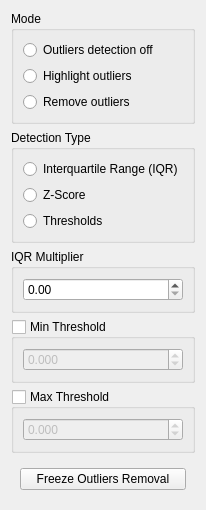
<?xml version="1.0" encoding="UTF-8"?>
<ui version="4.0">
 <author>Anton Rau</author>
 <class>OutliersWidget</class>
 <widget class="QWidget" name="OutliersWidget">
  <layout class="QVBoxLayout" name="verticalLayout">
   <item>
    <widget class="QGroupBox" name="groupBoxMode">
     <property name="title">
      <string>Mode</string>
     </property>
     <layout class="QVBoxLayout" name="verticalLayout_6">
      <item>
       <widget class="QRadioButton" name="radioButtonDetectionOff">
        <property name="text">
         <string>Outliers detection off</string>
        </property>
       </widget>
      </item>
      <item>
       <widget class="QRadioButton" name="radioButtonHighlightOutliers">
        <property name="text">
         <string>Highlight outliers</string>
        </property>
       </widget>
      </item>
      <item>
       <widget class="QRadioButton" name="radioButtonRemoveOutliers">
        <property name="text">
         <string>Remove outliers</string>
        </property>
       </widget>
      </item>
     </layout>
    </widget>
   </item>
   <item>
    <widget class="QGroupBox" name="groupBoxDetectionType">
     <property name="title">
      <string>Detection Type</string>
     </property>
     <layout class="QVBoxLayout" name="verticalLayout_2">
      <item>
       <widget class="QRadioButton" name="radioButtonIqr">
        <property name="text">
         <string>Interquartile Range (IQR)</string>
        </property>
       </widget>
      </item>
      <item>
       <widget class="QRadioButton" name="radioButtonZScore">
        <property name="text">
         <string>Z-Score</string>
        </property>
       </widget>
      </item>
      <item>
       <widget class="QRadioButton" name="radioButtonThresholds">
        <property name="text">
         <string>Thresholds</string>
        </property>
       </widget>
      </item>
     </layout>
    </widget>
   </item>
   <item>
    <widget class="QGroupBox" name="groupBoxIqrMultiplier">
     <property name="title">
      <string>IQR Multiplier</string>
     </property>
     <layout class="QVBoxLayout" name="verticalLayout_3">
      <item>
       <widget class="QDoubleSpinBox" name="doubleSpinBoxIqrMultiplier"/>
      </item>
     </layout>
    </widget>
   </item>
   <item>
    <widget class="QGroupBox" name="groupBoxMinThreshold">
     <property name="title">
      <string>Min Threshold</string>
     </property>
     <property name="checkable">
      <bool>true</bool>
     </property>
     <property name="checked">
      <bool>false</bool>
     </property>
     <layout class="QVBoxLayout" name="verticalLayout_4">
      <item>
       <widget class="QDoubleSpinBox" name="doubleSpinBoxMinThreshold">
        <property name="decimals">
         <number>3</number>
        </property>
        <property name="minimum">
         <double>-999999999999999.000000000000000</double>
        </property>
        <property name="maximum">
         <double>999999999999999.000000000000000</double>
        </property>
       </widget>
      </item>
     </layout>
    </widget>
   </item>
   <item>
    <widget class="QGroupBox" name="groupBoxMaxThreshold">
     <property name="title">
      <string>Max Threshold</string>
     </property>
     <property name="checkable">
      <bool>true</bool>
     </property>
     <property name="checked">
      <bool>false</bool>
     </property>
     <layout class="QVBoxLayout" name="verticalLayout_5">
      <item>
       <widget class="QDoubleSpinBox" name="doubleSpinBoxMaxThreshold">
        <property name="decimals">
         <number>3</number>
        </property>
        <property name="minimum">
         <double>-999999999999999.000000000000000</double>
        </property>
        <property name="maximum">
         <double>999999999999999.000000000000000</double>
        </property>
       </widget>
      </item>
     </layout>
    </widget>
   </item>
   <item>
    <widget class="QWidget" name="widget" native="true">
     <layout class="QHBoxLayout" name="horizontalLayout">
      <item>
       <widget class="QPushButton" name="pushButtonFreezeRemoval">
        <property name="text">
         <string>Freeze Outliers Removal</string>
        </property>
       </widget>
      </item>
     </layout>
    </widget>
   </item>
  </layout>
 </widget>
 <resources>
  <include location="../../../../resources/resources.qrc"/>
 </resources>
 <connections/>
</ui>
